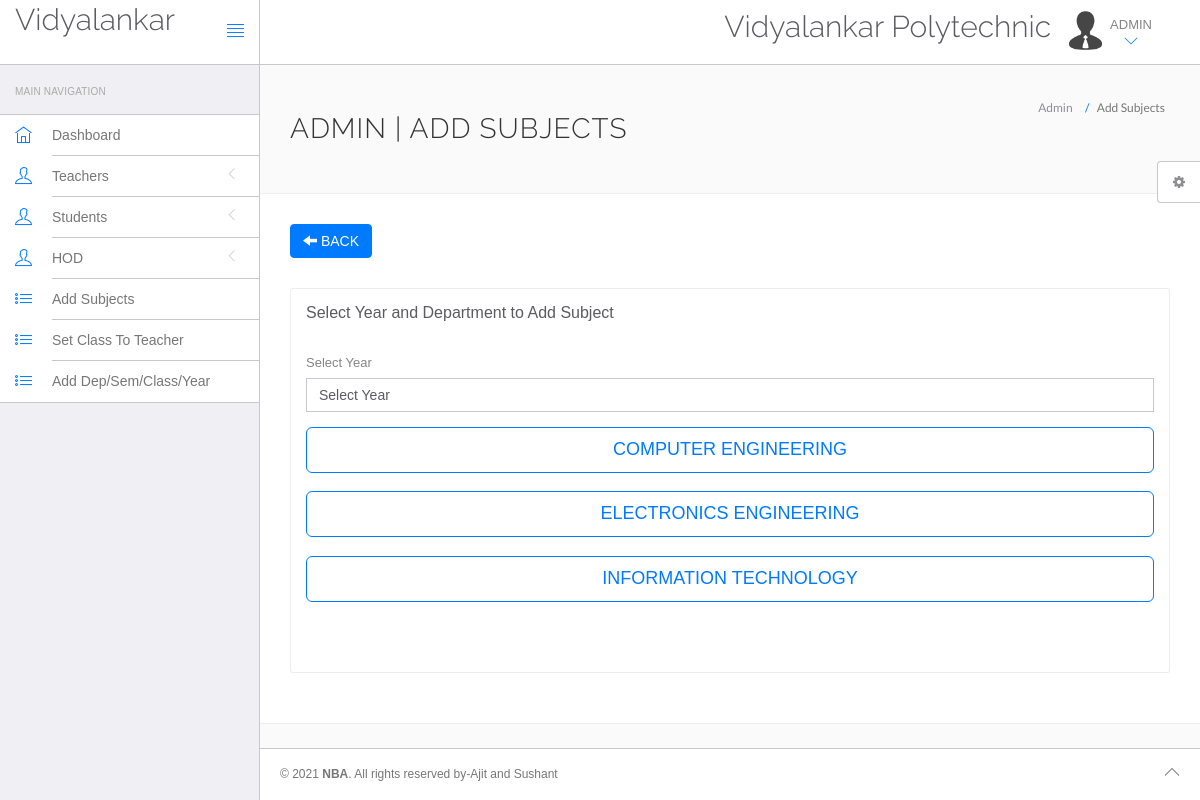
Screenshot of /afclick/admin/sele-year-dept.php (signed in) with the database file from the repository.
### tables this page shows
CREATE TABLE `department` (
  `dept_id` int(5) NOT NULL,
  `dept_name` varchar(30) NOT NULL
);

### afclick/admin/sele-year-dept.php (the view, shortened to what this page needs)
<?php
include('include/config.php');
?>
<!DOCTYPE html>
<html lang="en">
	<head>
		<link rel="stylesheet" href="vendor/bootstrap/css/bootstrap.min.css">
		<link rel="stylesheet" href="vendor/fontawesome/css/font-awesome.min.css">
		<link rel="stylesheet" href="vendor/themify-icons/themify-icons.min.css">
		<link href="vendor/animate.css/animate.min.css" rel="stylesheet" media="screen">
		<link href="vendor/perfect-scrollbar/perfect-scrollbar.min.css" rel="stylesheet" media="screen">
		<link href="vendor/switchery/switchery.min.css" rel="stylesheet" media="screen">
		<link href="vendor/bootstrap-touchspin/jquery.bootstrap-touchspin.min.css" rel="stylesheet" media="screen">
		<link href="vendor/select2/select2.min.css" rel="stylesheet" media="screen">
		<link href="vendor/bootstrap-datepicker/bootstrap-datepicker3.standalone.min.css" rel="stylesheet" media="screen">
		<link href="vendor/bootstrap-timepicker/bootstrap-timepicker.min.css" rel="stylesheet" media="screen">
		<link rel="stylesheet" href="assets/css/styles.css">
		<link rel="stylesheet" href="assets/css/plugins.css">
		<link rel="stylesheet" href="assets/css/themes/theme-1.css" id="skin_color" />
	</head>
	<body>
		<div id="app">
<?php include('include/sidebar.php');?>
			<div class="app-content">
						<?php include('include/header.php');?>
				<div class="main-content" >
					<div class="wrap-content container" id="container">
						<section id="page-title">
							<div class="row">
								<div class="col-sm-8">
									<h1 class="mainTitle">Admin | Add Subjects</h1>
																	</div>
								<ol class="breadcrumb">
									<li>
										<span>Admin</span>
									</li>
									<li class="active">
										<span>Add Subjects</span>
									</li>
								</ol>
							</div>
						</section>
						<div class="container-fluid container-fullw bg-white">
							<div class="row">
								<div class="col-md-12">
									<a class="btn btn-primary" href="dashboard.php"><span class="glyphicon glyphicon-arrow-left"></span> BACK</a>
									<div class="row margin-top-30">
										<div class="col-lg-12 col-md-12">
											<div class="panel panel-white ">
												<div class="panel-heading">
													<h5 class="panel-title">Select Year and Department to Add Subject</h5>
												</div>
												<div class="panel-body">
													<form action="add-subjects.php" role="form" name="yeardept" method="post" >
<div class="form-group">
<label for="Selectyear">
    Select Year
</label>
    <select name="Selectyear" class="form-control" required="true">
        <option value="">Select Year</option>
    </select>
</div>
            <?php
                    $ret=mysqli_query($con,"select * from department group by dept_name ");
                    while($row=mysqli_fetch_array($ret))
                    {
                         $sr=$row['dept_name'];
                        $up=strtoupper($sr);
                         $pr=count($sr);
                for($i=0;$i<$pr;$i++)
                {?>
                    <button type="submit" name="submit1" value="<?php  print_r($up);?>" class="btn btn-o btn-primary btn-lg btn-block">
                        <?php print_r($up);?>
                    </button><br>
                <?php }}
            ?>
                                                        <br><br>
            </form>
        </div>
    </div>
</div>
											</div>
										</div>
									</div>
								</div>
							</div>
						</div>
					</div>
	<?php include('include/footer.php');?>
	<?php include('include/setting.php');?>
		</div>
	</body>
</html>

### afclick/admin/assets/css/themes/theme-1.css (style rules this page uses)
body { background: #FAFAFA; }

### rows the page displays
department: dept_name "COMPUTER ENGINEERING"
department: dept_name "ELECTRONICS ENGINEERING"
department: dept_name "INFORMATION TECHNOLOGY"
